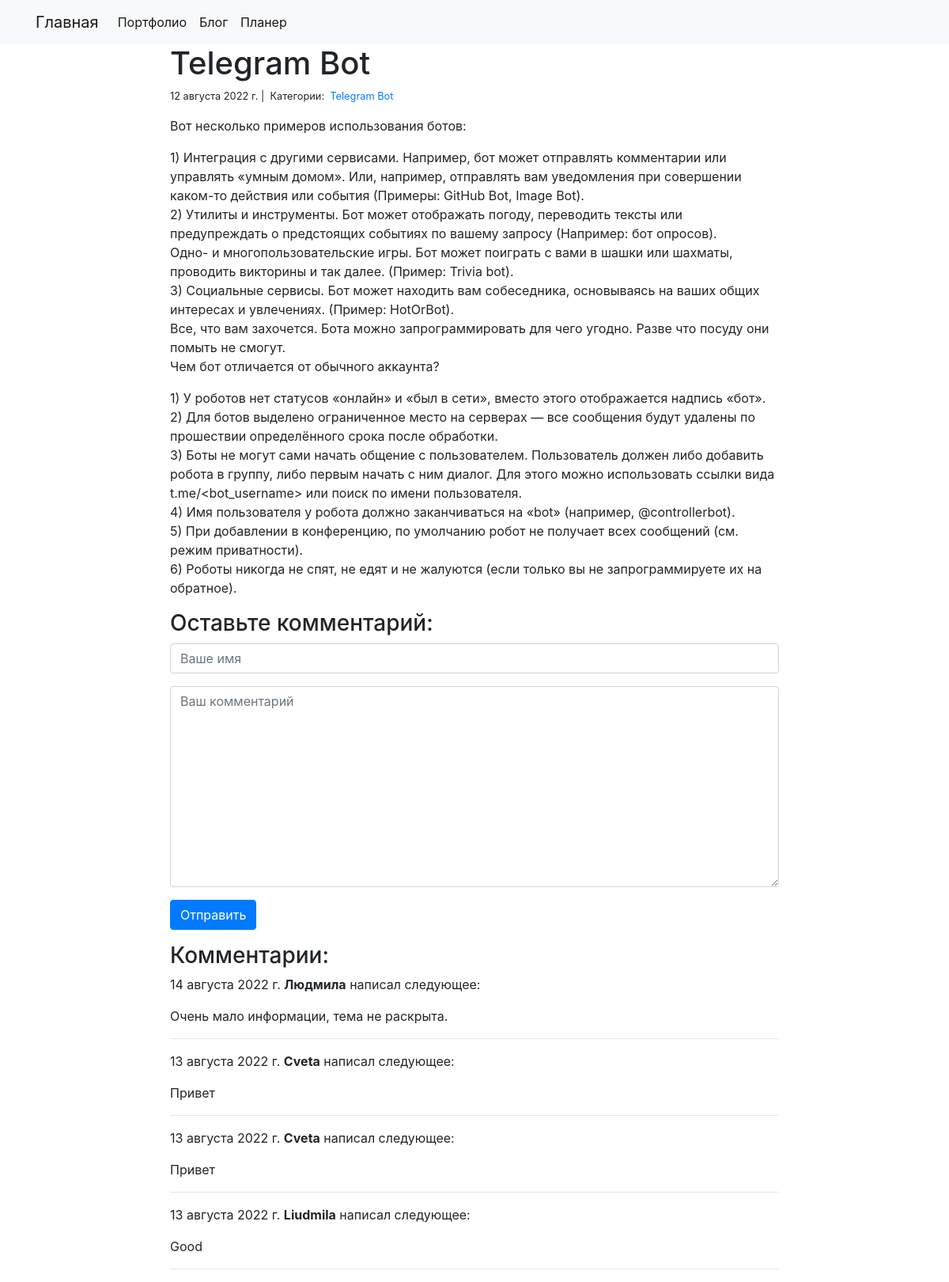
Page /blog/3/ on the committed database.
### blog/models.py (models this page shows)
class Post(models.Model):
    title = models.CharField(max_length=250)
    body = models.TextField()
    created_on = models.DateTimeField(auto_now_add=True)
    last_modified = models.DateTimeField(auto_now=True)
    categories = models.ManyToManyField('Category', related_name='posts')

class Category(models.Model):
    name = models.CharField(max_length=30)

class Comment(models.Model):
    author = models.CharField(max_length=30)
    body = models.TextField()
    created_on = models.DateTimeField(auto_now_add=True)
    post = models.ForeignKey('Post', on_delete=models.CASCADE)

### blog/views.py (the view, shortened to what this page needs)
# urls.py: path('<int:pk>/', views.blog_detail, name='blog_detail'),
def blog_detail(request, pk):
    post = Post.objects.get(pk=pk)
    form = CommentForm
    comments = Comment.objects.filter(post=post).order_by('-created_on')
    context = {
        'post': post,
        'comments': comments,
        'form': form
    }
    return render(request, 'blog_detail.html', context)

### blog/templates/blog_detail.html (shortened to what this page needs)
{% extends "base.html" %}
{% block page_content %}
<div class="col-md-8 offset-md-2">
    <h1>{{ post.title }}</h1>
    <small>
        {{ post.created_on.date }} |&nbsp;
        Категории:&nbsp;
        {% for category in post.categories.all %}
        <a href="{% url 'blog_category' category.name %}">
            {{ category.name }}
        </a>&nbsp;
        {% endfor %}
    </small>
    <p>{{ post.body | linebreaks }}</p>
    <h3>Оставьте комментарий:</h3>
    <form action="/blog/{{post.pk}}/" method="post">
        <div class="form-group">
            {{ form.author }}
        </div>
        <div class="form-group">
            {{ form.body }}
        </div>
        <button type="submit" class="btn btn-primary">Отправить</button>
    </form>
    <h3>Комментарии:</h3>
    {% for comment in comments %}
    <p>
        {{comment.created_on.date }}
        <b>{{ comment.author }}</b> написал следующее:
    </p>
    <p>{{ comment.body }}</p>
    <hr>
    {% endfor %}
</div>
{% endblock %}

### rows in the picture
Post: title "Telegram Bot", created_on "12 августа 2022 г.", body "Вот несколько примеров использования ботов: 1) Интеграция с другими сервисами. Например, бот может отправлять комментарии или управлять «умным домом». Или, например, отправлять вам уведомления при совершении каком-то действия или события (Примеры: GitHub Bot, Image Bot). 2) Утилиты и инструменты. Бот может отображать погоду, переводить тексты или предупреждать о предстоящих событиях по вашему запросу (Например: бот опросов). Одно- и многопользовательские игры. Бот может поиграть с вами в шашки или шахматы, проводить викторины и так далее. (Пример: Trivia bot). 3) Социальные сервисы. Бот может находить вам собеседника, основываясь на ваших общих интересах и увлечениях. (Пример: HotOrBot).…"
Category: name "Telegram Bot"
Comment: created_on "14 августа 2022 г.", author "Людмила", body "Очень мало информации, тема не раскрыта."
Comment: created_on "13 августа 2022 г.", author "Cveta", body "Привет"
Comment: created_on "13 августа 2022 г.", author "Cveta", body "Привет"
Comment: created_on "13 августа 2022 г.", author "Liudmila", body "Good"
